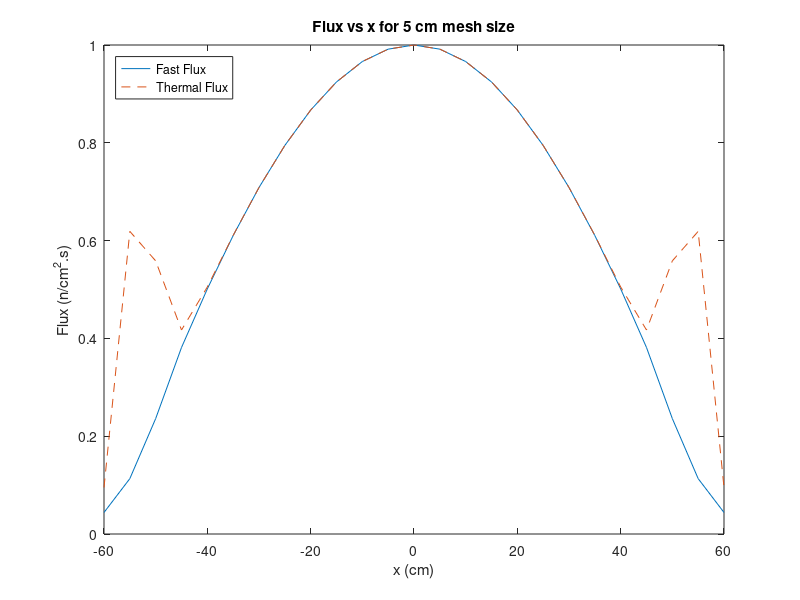

Reproduce this figure in MATLAB.
clc
clear all

a=50;
b=10;
L=a+b;
h=input('Enter discretization size in cm: ');
N=L/h;

%%Constants for core region%%
sigmaC1=0.02935;
sigmaC2=0.10490;
nusigmafC1=0.000242;
nusigmafC2=0.155618;
DC1=1.4380;
DC2=0.3976;
sigmasC1=0;
sigmasC2=0.01563;

%%Constant for reflector region%%
sigmaR1=0.035411;
sigmaR2=0.031579;
nusigmafR1=0;
nusigmafR2=0;
DR1=1.871420;
DR2=0.283409;
sigmasR1=0;
sigmasR2=0.034340;



%%%%% THERMAL GROUP %%%%%

M2=zeros(N+1);
M2(1,1)=(DC2/h)+(sigmaC2*h/2);
M2(1,2)=-DC2/h;

for i=2:N
   if i*h<50+h
       M2(i,i-1)=-DC2/h;
       M2(i,i)=(2*DC2/h)+(sigmaC2*h);
       M2(i,i+1)=-DC2/h;
   end
   if i*h==50+h
       M2(i,i-1)=-DC2/h;
       M2(i,i)=((sigmaR2+sigmaC2)*h/2)+(DC2/h)+(DR2/h);
       M2(i,i+1)=-DR2/h;
   end
   if i*h>50+h
       M2(i,i-1)=-DR2/h;
       M2(i,i)=(2*DR2/h)+(sigmaR2*h);
       M2(i,i+1)=-DR2/h;
   end
end

M2(N+1,N)=-DR2/h;
M2(N+1,N+1)=((DR2/h)+(1/2)+(sigmaR2*h/2));



F2=zeros(N+1);
F2(1,1)=nusigmafC2*h/2;

for i=2:N+1
   if i*h<50+h
       F2(i,i)=nusigmafC2*h;
   end
   if i*h==50+h
       F2(i,i)=nusigmafC2*h/2;
   end
   if i*h>50+h
       F2(i,i)=0;
   end
end

S=zeros(N+1);
S(1,1)=sigmasC2*h/2;
for i=2:N
    if i*h<50+h
       S(i,i)=sigmasC2*h; 
    end
    if i*h==50+h
       S(i,i)=(sigmasC2+sigmasR2)*h/2; 
    end
    if i*h>50+h
       S(i,i)=sigmasR2*h;
    end
end
S(N+1,N+1)=sigmasR2*h/2;


%%%%% FAST GROUP %%%%%

M1=zeros(N+1);
M1(1,1)=(DC1/h)+(sigmaC1*h/2);
M1(1,2)=-DC1/h;

for i=2:N
   if i*h<50+h
       M1(i,i-1)=-DC1/h;
       M1(i,i)=(2*DC1/h)+(sigmaC1*h);
       M1(i,i+1)=-DC1/h;
   end
   if i*h==50+h
       M1(i,i-1)=-DC1/h;
       M1(i,i)=((sigmaR1+sigmaC1)*h/2)+(DC1/h)+(DR1/h);
       M1(i,i+1)=-DR1/h;
   end
   if i*h>50+h
       M1(i,i-1)=-DR1/h;
       M1(i,i)=(2*DR1/h)+(sigmaR1*h);
       M1(i,i+1)=-DR1/h;
   end
end

M1(N+1,N)=-DR1/h;
M1(N+1,N+1)=((DR1/h)+(1/2)+(sigmaR1*h/2));



F1=zeros(N+1);
F1(1,1)=nusigmafC1*h/2;

for i=2:N+1
   if i*h<50+h
       F1(i,i)=nusigmafC1*h;
   end
   if i*h==50+h
       F1(i,i)=nusigmafC1*h/2;
   end
   if i*h>50+h
       F1(i,i)=0;
   end
end


phiold1=ones(N+1,1);
phiold2=ones(N+1,1);
k_old=1;
for i=1:inf
    phinew1=inv(M1)*(1/k_old)*((F1*phiold1)+(F2*phiold2));
    phinew2=inv(M2)*(S*phinew1);
    phinew1core=phinew1(1:a/h);
    phinew2core=phinew2(1:a/h);
    phiold1core=phiold1(1:a/h);
    phiold2core=phiold2(1:a/h);
    k_new=(sum(nusigmafC1*phinew1core)+sum(nusigmafC2*phinew2core))/((1/k_old)*(sum(nusigmafC1*phiold1core)+sum(nusigmafC2*phiold2core)));
    phinew1=phinew1./max(phinew1);
    phinew2=phinew2./max(phinew2);
    if (abs(sum(phiold1)-sum(phinew1))> 10^-5) && (abs(sum(phiold2)-sum(phinew2))> 10^-5) && (abs((k_old-k_new))> 10^-5)
        phiold1=phinew1;
        phiold2=phinew2;
        k_old=k_new;
    else
        break;
    end
end

x=-60:h:60;
phinew1_plot=[flipud(phinew1(2:N+1,1));phinew1];
phinew2_plot=[flipud(phinew2(2:N+1,1));phinew2];
plot(x,phinew1_plot)
hold on
plot(x,phinew2_plot, '--')
title(sprintf('Flux vs x for %d cm mesh size',h))
ylabel('Flux (n/cm^2.s)')
xlabel('x (cm)')
legend('Fast Flux', 'Thermal Flux', 'Location', 'northwest')